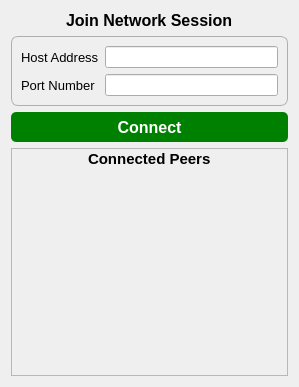
<?xml version="1.0" encoding="UTF-8"?>
<ui version="4.0">
 <class>ClientWindow</class>
 <widget class="QWidget" name="ClientWindow">
  <property name="geometry">
   <rect>
    <x>0</x>
    <y>0</y>
    <width>299</width>
    <height>386</height>
   </rect>
  </property>
  <property name="windowTitle">
   <string>Form</string>
  </property>
  <property name="styleSheet">
   <string notr="true">font-family: SegoeUI;</string>
  </property>
  <layout class="QVBoxLayout" name="verticalLayout">
   <item alignment="Qt::AlignHCenter">
    <widget class="QLabel" name="label_3">
     <property name="font">
      <font>
       <family>SegoeUI</family>
       <pointsize>12</pointsize>
       <weight>75</weight>
       <bold>true</bold>
      </font>
     </property>
     <property name="text">
      <string>Join Network Session</string>
     </property>
    </widget>
   </item>
   <item>
    <widget class="QFrame" name="connectionInfoFrame">
     <property name="styleSheet">
      <string notr="true">QFrame {
font-size: 10pt;
}

QFrame#connectionInfoFrame {
font-size: 10pt;
border-style: solid;
border-color: rgb(174, 174, 174);
border-width: 1px;
border-radius: 7px;
}</string>
     </property>
     <property name="frameShape">
      <enum>QFrame::StyledPanel</enum>
     </property>
     <property name="frameShadow">
      <enum>QFrame::Raised</enum>
     </property>
     <layout class="QGridLayout" name="gridLayout">
      <property name="topMargin">
       <number>9</number>
      </property>
      <property name="bottomMargin">
       <number>9</number>
      </property>
      <item row="0" column="0">
       <widget class="QLabel" name="hostAddressDescriptionLabel">
        <property name="text">
         <string>Host Address</string>
        </property>
       </widget>
      </item>
      <item row="0" column="1">
       <widget class="QLineEdit" name="hostAddressLineEdit"/>
      </item>
      <item row="1" column="0">
       <widget class="QLabel" name="portNumberDescriptionLabel">
        <property name="text">
         <string>Port Number</string>
        </property>
       </widget>
      </item>
      <item row="1" column="1">
       <widget class="QLineEdit" name="portNumberLineEdit"/>
      </item>
     </layout>
    </widget>
   </item>
   <item>
    <widget class="QPushButton" name="connectPushbutton">
     <property name="minimumSize">
      <size>
       <width>0</width>
       <height>30</height>
      </size>
     </property>
     <property name="font">
      <font>
       <family>SegoeUI</family>
       <pointsize>12</pointsize>
       <weight>75</weight>
       <bold>true</bold>
      </font>
     </property>
     <property name="styleSheet">
      <string notr="true">QPushButton {
background-color: green;
color: white;
border: none;
border-radius: 5px;
}
</string>
     </property>
     <property name="text">
      <string>Connect</string>
     </property>
     <property name="checkable">
      <bool>false</bool>
     </property>
     <property name="checked">
      <bool>false</bool>
     </property>
    </widget>
   </item>
   <item>
    <widget class="QFrame" name="sessionInfoFrame">
     <property name="frameShape">
      <enum>QFrame::StyledPanel</enum>
     </property>
     <property name="frameShadow">
      <enum>QFrame::Raised</enum>
     </property>
     <layout class="QVBoxLayout" name="verticalLayout_2">
      <property name="leftMargin">
       <number>1</number>
      </property>
      <property name="topMargin">
       <number>1</number>
      </property>
      <property name="rightMargin">
       <number>1</number>
      </property>
      <property name="bottomMargin">
       <number>1</number>
      </property>
      <item alignment="Qt::AlignHCenter">
       <widget class="QLabel" name="connectedPeersLabel">
        <property name="font">
         <font>
          <family>SegoeUI</family>
          <pointsize>11</pointsize>
          <weight>75</weight>
          <bold>true</bold>
         </font>
        </property>
        <property name="text">
         <string>Connected Peers</string>
        </property>
       </widget>
      </item>
      <item>
       <widget class="UserListWidget" name="userListWidget" native="true">
        <property name="minimumSize">
         <size>
          <width>0</width>
          <height>200</height>
         </size>
        </property>
       </widget>
      </item>
     </layout>
    </widget>
   </item>
   <item>
    <spacer name="verticalSpacer">
     <property name="orientation">
      <enum>Qt::Vertical</enum>
     </property>
     <property name="sizeHint" stdset="0">
      <size>
       <width>20</width>
       <height>40</height>
      </size>
     </property>
    </spacer>
   </item>
  </layout>
 </widget>
 <customwidgets>
  <customwidget>
   <class>UserListWidget</class>
   <extends>QWidget</extends>
   <header>C:\Development\networkViewer\src\networking\include\networking\userListWidget.h</header>
   <container>1</container>
  </customwidget>
 </customwidgets>
 <resources/>
 <connections/>
</ui>
